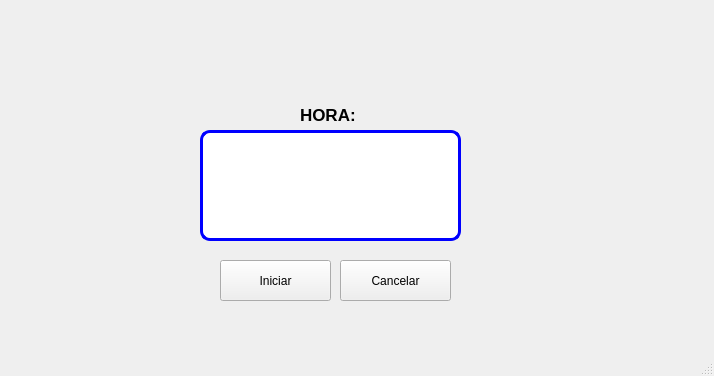
<?xml version="1.0" encoding="UTF-8"?>
<ui version="4.0">
 <class>MainWindow</class>
 <widget class="QMainWindow" name="MainWindow">
  <property name="geometry">
   <rect>
    <x>0</x>
    <y>0</y>
    <width>714</width>
    <height>376</height>
   </rect>
  </property>
  <property name="windowTitle">
   <string>MainWindow</string>
  </property>
  <widget class="QWidget" name="centralwidget">
   <widget class="QLabel" name="label">
    <property name="geometry">
     <rect>
      <x>300</x>
      <y>100</y>
      <width>61</width>
      <height>31</height>
     </rect>
    </property>
    <property name="font">
     <font>
      <pointsize>13</pointsize>
     </font>
    </property>
    <property name="text">
     <string>&lt;html&gt;&lt;head/&gt;&lt;body&gt;&lt;p&gt;&lt;span style=&quot; font-weight:600;&quot;&gt;HORA:&lt;/span&gt;&lt;/p&gt;&lt;/body&gt;&lt;/html&gt;</string>
    </property>
   </widget>
   <widget class="QLineEdit" name="txt_temporizador">
    <property name="geometry">
     <rect>
      <x>200</x>
      <y>130</y>
      <width>261</width>
      <height>111</height>
     </rect>
    </property>
    <property name="font">
     <font>
      <pointsize>11</pointsize>
     </font>
    </property>
    <property name="styleSheet">
     <string notr="true">border: 3px solid blue;
border-radius:10px</string>
    </property>
    <property name="text">
     <string/>
    </property>
   </widget>
   <widget class="QLabel" name="label_11">
    <property name="geometry">
     <rect>
      <x>10</x>
      <y>10</y>
      <width>141</width>
      <height>61</height>
     </rect>
    </property>
    <property name="text">
     <string/>
    </property>
    <property name="pixmap">
     <pixmap>:/Logos/UAT.png</pixmap>
    </property>
    <property name="scaledContents">
     <bool>true</bool>
    </property>
   </widget>
   <widget class="QLabel" name="label_10">
    <property name="geometry">
     <rect>
      <x>540</x>
      <y>300</y>
      <width>121</width>
      <height>71</height>
     </rect>
    </property>
    <property name="text">
     <string/>
    </property>
    <property name="pixmap">
     <pixmap>:/Logos/Castor.jpg</pixmap>
    </property>
    <property name="scaledContents">
     <bool>true</bool>
    </property>
   </widget>
   <widget class="QLabel" name="label_9">
    <property name="geometry">
     <rect>
      <x>510</x>
      <y>20</y>
      <width>161</width>
      <height>61</height>
     </rect>
    </property>
    <property name="styleSheet">
     <string notr="true">background-image: url(:/NLogos/Facultad.jpg);</string>
    </property>
    <property name="text">
     <string/>
    </property>
    <property name="pixmap">
     <pixmap>:/Logos/facultad_ingenieria_tampico.png</pixmap>
    </property>
    <property name="scaledContents">
     <bool>true</bool>
    </property>
   </widget>
   <widget class="QPushButton" name="btn_temporizador">
    <property name="geometry">
     <rect>
      <x>220</x>
      <y>260</y>
      <width>111</width>
      <height>41</height>
     </rect>
    </property>
    <property name="text">
     <string>Iniciar</string>
    </property>
   </widget>
   <widget class="QPushButton" name="btn_temporizador_2">
    <property name="geometry">
     <rect>
      <x>340</x>
      <y>260</y>
      <width>111</width>
      <height>41</height>
     </rect>
    </property>
    <property name="text">
     <string>Cancelar</string>
    </property>
   </widget>
  </widget>
  <widget class="QMenuBar" name="menubar">
   <property name="geometry">
    <rect>
     <x>0</x>
     <y>0</y>
     <width>714</width>
     <height>21</height>
    </rect>
   </property>
  </widget>
  <widget class="QStatusBar" name="statusbar"/>
 </widget>
 <resources>
  <include location="../../Archivos/Recursos.qrc"/>
 </resources>
 <connections/>
</ui>
